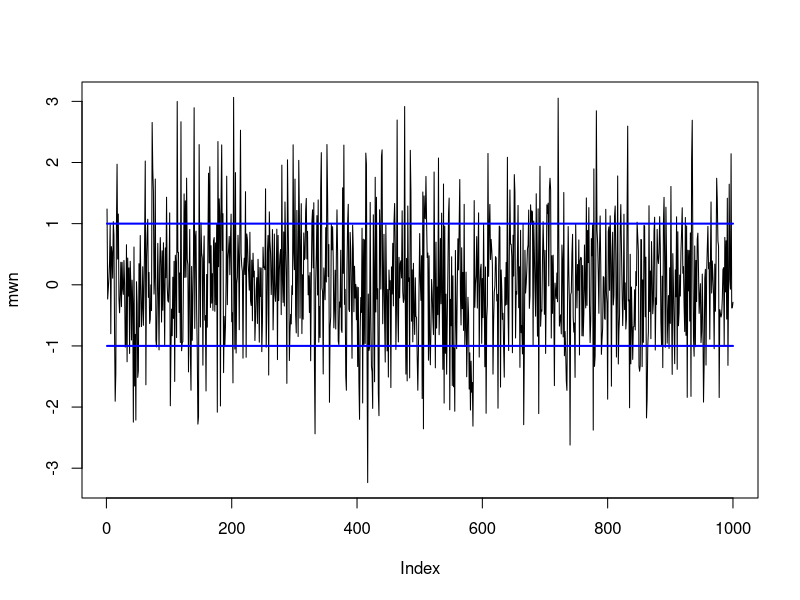
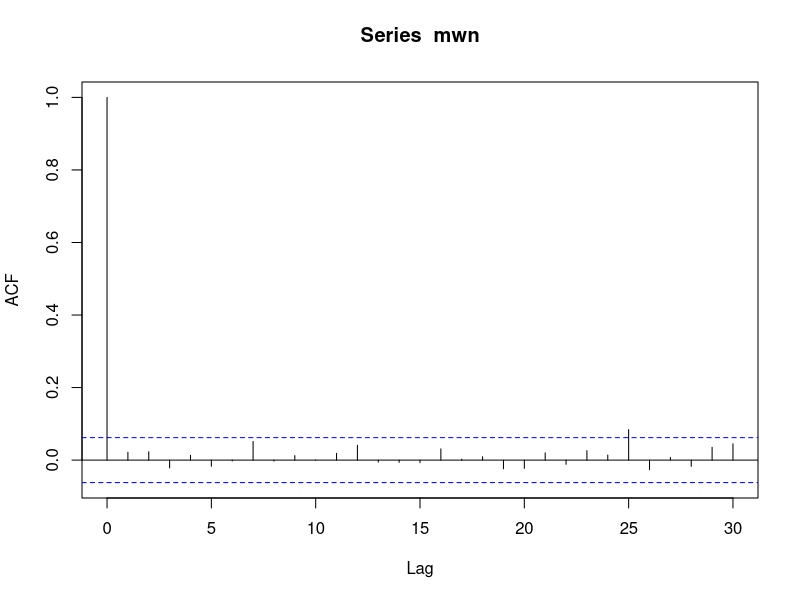

Here is the R script that generated these plots, in order:
mwn <- rnorm(1000,0,1)

plot(mwn, type="line")


lines(1:1000,rep(1,1000),col='blue',lwd=2)
lines(1:1000,rep(-1,1000),col='blue',lwd=2)

#ESTA ES LA FUNCIÓN IMPORTANTE:

acf(mwn)


#SEGUIMOS:


seq(from=1, to=1000, by=50)